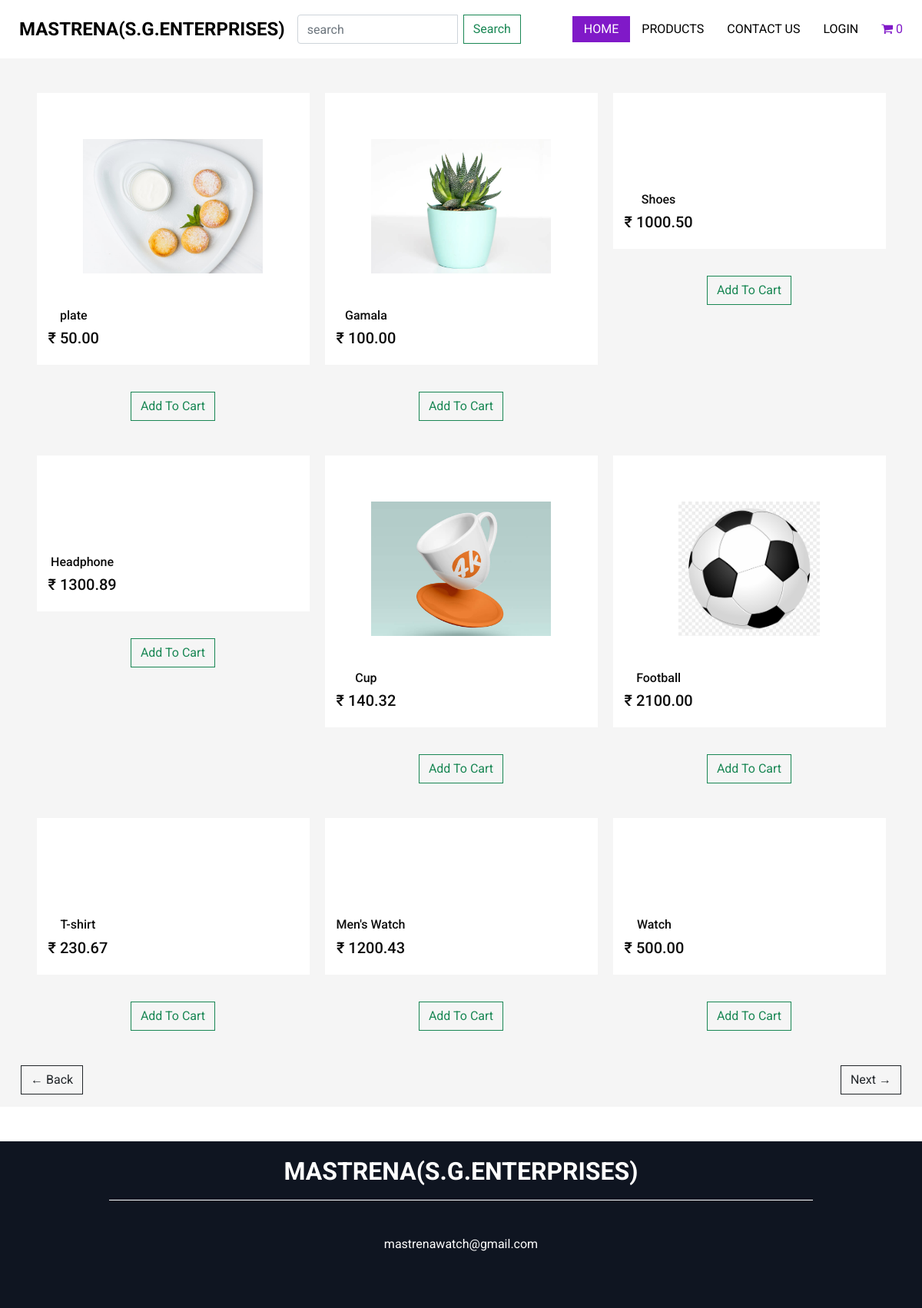
The app's page /product/ with its own data.
### store/models.py (models this page shows, shortened)
class Product(models.Model):
    name = models.CharField(max_length=200, null=True)
    slug = models.SlugField(max_length=200, unique=True, null=True)
    SKUID = models.CharField(max_length=200, null=True)
    price = models.DecimalField(max_digits=9, decimal_places=2)
    brand = models.CharField(max_length=20, null=True, blank=True)
    specs = models.TextField(null=True, blank=True)
    detail = models.TextField(null=True, blank=True)
    image = models.ImageField(null=True, blank=True)
    date_added = models.DateTimeField(default=timezone.now)
    @property
    def imageURL(self):
        try:
            url = self.image.url
        except:
            url = ''
        return url

### store/views.py (the view)
# urls.py: path('product/',views.product, name="product"),
def product(request):
    data = cartData(request)
    cartItems = data['cartItems']
    no_of_product = 30
    page = request.GET.get('page')
    if page is None:
        page = 1
    else:
        page = int(page)
    products = Product.objects.all().order_by('-date_added')
    length = len(products)
    products = products[(page-1)*no_of_product: page*no_of_product]
    if page > 1:
        prev = "?page=" + str(page - 1)
    else:
        prev = None
    if page < math.ceil(length/no_of_product):
        nxt = "?page=" + str(page + 1)
    else:
        nxt = None
    context = {"products": products,
        'cartItems': cartItems, 'prev': prev, 'nxt': nxt}
    return render(request, 'store/product.html', context)

### store/utils.py (called while the page is built, shortened)
def cookieCart(request):
    try:
        cart = json.loads(request.COOKIES['cart'])
    except:
        cart = {}
    print('Cart: ', cart)
    items = []
    order = {'get_cart_total': 0, 'get_cart_items': 0, 'shipping': False}
    cartItems = order['get_cart_items']
    return {'cartItems': cartItems, 'order': order, 'items': items}

def cartData(request):
    if request.user.is_authenticated:
        customer = request.user.customer
        order, created = Order.objects.get_or_create(
            customer=customer, complete=False)
        items = order.orderitem_set.all()
        cartItems = order.get_cart_items
        if PurchasedOrder.objects.exists():
            if PurchasedOrder.objects.filter(razorpay_signature__isnull=True, COD=2, customer=customer).last():
                pass
            else:
                PurchasedOrder.objects.create(customer=customer)
        else:
            PurchasedOrder.objects.create(customer=customer)
    else:
        cookieData = cookieCart(request)
        cartItems = cookieData['cartItems']
        order = cookieData['order']
        items = cookieData['items']
    return {'cartItems': cartItems, 'order': order, 'items': items}

### store/templates/store/product.html (shortened to what this page needs)
{% extends 'store/main.html' %}
{% load static %}
{% block content %}
  <section class="product_section ">
    <div class="container">
      <div class="product_container">
		{% for product in products %}
        <div class="box text-center">
          <div class="box-content">
            <a href="{% url 'product_detail' product.slug %} ">
            <div class="img-box">
              <img src="{{product.imageURL}}" alt="">
            </div>
            </a>
            <div class="detail-box">
              <div class="text ">
                <h6>
                  {{product.name}}
                </h6>
                <h5>
                  <span>&#8377;</span> {{product.price}}
                </h5>
              </div>
            </div>
          </div>
          <div class="btn-box">
            <button data-product="{{product.id}}" data-action="add" class="btn btn-outline-success add-btn update-cart ">
              Add To Cart
            </button>
          </div>
        </div>
		{% endfor %}
      </div>
      {% if prev %}
      <a class="btn btn-outline-dark float-left mb-3" href="{{prev}}">&#x2190; Back</a>
      {% else %}
      <a class="btn btn-outline-dark float-left mb-3" href="#">&#x2190; Back</a>
      {% endif %}
      {% if nxt %}
      <a class="btn btn-outline-dark float-right mb-3" href="{{nxt}}">Next &#x2192;</a>
      {% else %}
      <a class="btn btn-outline-dark float-right mb-3" href="#">Next &#x2192;</a>
      {% endif %}
    </div>
  </section>
{% endblock content %}

### static/css/style.css (style rules this page uses)
body { font-family: "Roboto", sans-serif; color: #0c0c0c; background-color: #ffffff; overflow-x: hidden; }
a, a:hover, a:focus { text-decoration: none; }
.btn { border-radius: 0; }
.product_section { background-color: #f5f5f5; margin-bottom: 45px; }
.product_section .product_container { display: -webkit-box; display: -ms-flexbox; display: flex; -ms-flex-wrap: wrap; flex-wrap: wrap; -webkit-box-pack: center; -ms-flex-pack: center; justify-content: center; margin: 0 -10px; }
.product_section .product_container .box { width: 355px; display: -webkit-box; display: -ms-flexbox; display: flex; -webkit-box-orient: vertical; -webkit-box-direction: normal; -ms-flex-direction: column; flex-direction: column; -webkit-box-align: center; -ms-flex-align: center; align-items: center; margin: 0 10px 45px 10px; }
.product_section .product_container .box .box-content { background-color: #ffffff; width: 100%; display: -webkit-box; display: -ms-flexbox; display: flex; -webkit-box-orient: vertical; -webkit-box-direction: normal; -ms-flex-direction: column; flex-direction: column; -webkit-box-align: center; -ms-flex-align: center; align-items: center; padding: 15px; }
.product_section .product_container .box .box-content .img-box { margin: 45px 0; }
.product_section .product_container .box .box-content .img-box img { height: 175px; }
.product_section .product_container .box .box-content .detail-box { display: -webkit-box; display: -ms-flexbox; display: flex; width: 100%; -webkit-box-pack: justify; -ms-flex-pack: justify; justify-content: space-between; }
.product_section .product_container .box .box-content .detail-box .text, .product_section .product_container .box .box-content .detail-box .like { display: -webkit-box; display: -ms-flexbox; display: flex; -webkit-box-orient: vertical; -webkit-box-direction: normal; -ms-flex-direction: column; flex-direction: column; -webkit-box-align: center; -ms-flex-align: center; align-items: center; }
.product_section .product_container .box .btn-box { display: -webkit-box; display: -ms-flexbox; display: flex; -webkit-box-pack: center; -ms-flex-pack: center; justify-content: center; margin-top: 35px; }

### static/css/responsive.css (style rules this page uses)
@media (min-width: 1200px) { .container { max-width: 1170px; } }

### records on screen
Product: imageURL (picture), name "plate", price "50.00"
Product: imageURL (picture), name "Gamala", price "100.00"
Product: name "Shoes", price "1000.50"
Product: name "Headphone", price "1300.89"
Product: imageURL (picture), name "Cup", price "140.32"
Product: imageURL (picture), name "Football", price "2100.00"
Product: name "T-shirt", price "230.67"
Product: name "Men's Watch", price "1200.43"
Product: name "Watch", price "500.00"

### other values on screen
{{ cartItems }} "0"
